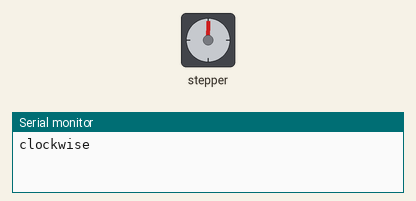
This sketch was run on a simulated Arduino Uno, built with avr-gcc and run on an emulated ATmega328P. Shown: stepper motor, the last lines printed to the serial monitor. Stepper angles assume 2048 steps per turn.

Above: at 0.05 s.
At 1.7 s:
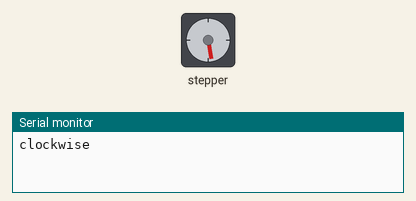
At 3.35 s:
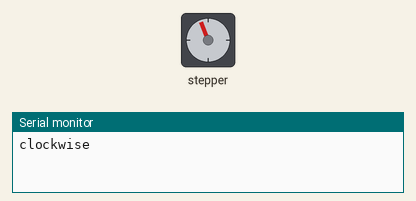
At 7.05 s:
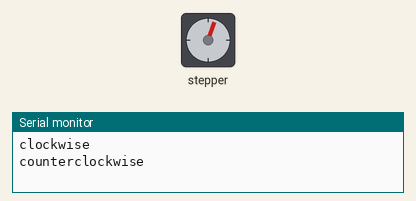
Timing chart, 0 to 10.0 s (numbered marks = the images above):
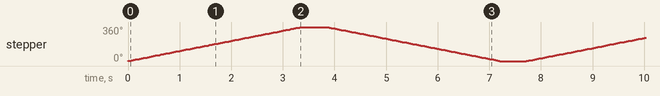

The sketch:

milk-frother-main.ino
```cpp
/*
    Stepper Motor 28BYJ-48

    Shaft of the stepper motor rotates one full revolution clockwise, then CCW.

    Connections (ULN2003 - ARDUINO):
    * IN1 --> 11
    * IN2 --> 10
    * IN3 --> 9
    * IN4 --> 8
    * VCC --> 5V
    * GND --> GND
 */

// remove this line if using Arduino IDE
#include <Arduino.h>

#include <Stepper.h>

const int stepsPerRevolution = 2048; // 32 teeth on cogged wheel * 64 gear ratio = 2048

// initialize the stepper library on pins 8 through 11 (mind the order!)
Stepper myStepper(stepsPerRevolution, 8, 10, 9, 11);

void setup()
{
  Serial.begin(9600);
  // set the speed; minimum delay between steps is around 2ms
  myStepper.setSpeed(18);// goes up to 18 for 28BYJ-48 + ULN2003
}

void loop()
{
   // step one revolution  in one direction:
  Serial.println("clockwise");
  myStepper.step(stepsPerRevolution);
  delay(500);

  // step one revolution in the other direction:
  Serial.println("counterclockwise");
  myStepper.step(-stepsPerRevolution);
  delay(500);
}
```

Measured:
- by itself, stepper: turns 360° clockwise in 3.4 s, then 360° counter-clockwise in 3.3 s, repeating every 7.7 s
